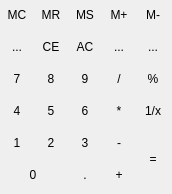
         <widget class="QWidget" name="wgtStandard" native="true">
          <property name="sizePolicy">
           <sizepolicy hsizetype="Fixed" vsizetype="Fixed">
            <horstretch>0</horstretch>
            <verstretch>0</verstretch>
           </sizepolicy>
          </property>
          <property name="minimumSize">
           <size>
            <width>172</width>
            <height>194</height>
           </size>
          </property>
          <property name="maximumSize">
           <size>
            <width>172</width>
            <height>194</height>
           </size>
          </property>
          <property name="styleSheet">
           <string notr="true">QToolButton
{
	border: flat;
	background-image: url(:/Calculator/Resources/Images/calculator/keyBgrd_Normal.png);
}
QToolButton:hover
{
	border: flat;
	background-image: url(:/Calculator/Resources/Images/calculator/keyBackground.png);
}</string>
          </property>
          <layout class="QGridLayout" name="gridLayout">
           <property name="margin">
            <number>0</number>
           </property>
           <property name="spacing">
            <number>2</number>
           </property>
           <item row="4" column="4" rowspan="2">
            <widget class="QToolButton" name="toolButton_26">
             <property name="sizePolicy">
              <sizepolicy hsizetype="Fixed" vsizetype="Fixed">
               <horstretch>0</horstretch>
               <verstretch>0</verstretch>
              </sizepolicy>
             </property>
             <property name="minimumSize">
              <size>
               <width>30</width>
               <height>62</height>
              </size>
             </property>
             <property name="maximumSize">
              <size>
               <width>30</width>
               <height>62</height>
              </size>
             </property>
             <property name="text">
              <string>=</string>
             </property>
             <property name="iconSize">
              <size>
               <width>90</width>
               <height>90</height>
              </size>
             </property>
            </widget>
           </item>
           <item row="5" column="0" colspan="2">
            <widget class="QToolButton" name="toolButton_25">
             <property name="sizePolicy">
              <sizepolicy hsizetype="Fixed" vsizetype="Fixed">
               <horstretch>0</horstretch>
               <verstretch>0</verstretch>
              </sizepolicy>
             </property>
             <property name="minimumSize">
              <size>
               <width>62</width>
               <height>30</height>
              </size>
             </property>
             <property name="maximumSize">
              <size>
               <width>62</width>
               <height>30</height>
              </size>
             </property>
             <property name="text">
              <string>0</string>
             </property>
             <property name="iconSize">
              <size>
               <width>90</width>
               <height>90</height>
              </size>
             </property>
            </widget>
           </item>
           <item row="5" column="2">
            <widget class="QToolButton" name="toolButton_28">
             <property name="minimumSize">
              <size>
               <width>30</width>
               <height>30</height>
              </size>
             </property>
             <property name="maximumSize">
              <size>
               <width>30</width>
               <height>30</height>
              </size>
             </property>
             <property name="text">
              <string>.</string>
             </property>
             <property name="iconSize">
              <size>
               <width>90</width>
               <height>90</height>
              </size>
             </property>
            </widget>
           </item>
           <item row="5" column="3">
            <widget class="QToolButton" name="toolButton_27">
             <property name="minimumSize">
              <size>
               <width>30</width>
               <height>30</height>
              </size>
             </property>
             <property name="maximumSize">
              <size>
               <width>30</width>
               <height>30</height>
              </size>
             </property>
             <property name="text">
              <string>+</string>
             </property>
             <property name="iconSize">
              <size>
               <width>90</width>
               <height>90</height>
              </size>
             </property>
            </widget>
           </item>
           <item row="4" column="3">
            <widget class="QToolButton" name="toolButton_29">
             <property name="minimumSize">
              <size>
               <width>30</width>
               <height>30</height>
              </size>
             </property>
             <property name="maximumSize">
              <size>
               <width>30</width>
               <height>30</height>
              </size>
             </property>
             <property name="text">
              <string>-</string>
             </property>
             <property name="iconSize">
              <size>
               <width>90</width>
               <height>90</height>
              </size>
             </property>
            </widget>
           </item>
           <item row="4" column="2">
            <widget class="QToolButton" name="toolButton_38">
             <property name="minimumSize">
              <size>
               <width>30</width>
               <height>30</height>
              </size>
             </property>
             <property name="maximumSize">
              <size>
               <width>30</width>
               <height>30</height>
              </size>
             </property>
             <property name="text">
              <string>3</string>
             </property>
             <property name="iconSize">
              <size>
               <width>90</width>
               <height>90</height>
              </size>
             </property>
            </widget>
           </item>
           <item row="4" column="1">
            <widget class="QToolButton" name="toolButton_37">
             <property name="minimumSize">
              <size>
               <width>30</width>
               <height>30</height>
              </size>
             </property>
             <property name="maximumSize">
              <size>
               <width>30</width>
               <height>30</height>
              </size>
             </property>
             <property name="text">
              <string>2</string>
             </property>
             <property name="iconSize">
              <size>
               <width>90</width>
               <height>90</height>
              </size>
             </property>
            </widget>
           </item>
           <item row="4" column="0">
            <widget class="QToolButton" name="toolButton_36">
             <property name="minimumSize">
              <size>
               <width>30</width>
               <height>30</height>
              </size>
             </property>
             <property name="maximumSize">
              <size>
               <width>30</width>
               <height>30</height>
              </size>
             </property>
             <property name="text">
              <string>1</string>
             </property>
             <property name="iconSize">
              <size>
               <width>90</width>
               <height>90</height>
              </size>
             </property>
            </widget>
           </item>
           <item row="3" column="4">
            <widget class="QToolButton" name="toolButton_35">
             <property name="minimumSize">
              <size>
               <width>30</width>
               <height>30</height>
              </size>
             </property>
             <property name="maximumSize">
              <size>
               <width>30</width>
               <height>30</height>
              </size>
             </property>
             <property name="text">
              <string>1/x</string>
             </property>
             <property name="iconSize">
              <size>
               <width>90</width>
               <height>90</height>
              </size>
             </property>
            </widget>
           </item>
           <item row="2" column="2">
            <widget class="QToolButton" name="toolButton_34">
             <property name="minimumSize">
              <size>
               <width>30</width>
               <height>30</height>
              </size>
             </property>
             <property name="maximumSize">
              <size>
               <width>30</width>
               <height>30</height>
              </size>
             </property>
             <property name="text">
              <string>9</string>
             </property>
             <property name="iconSize">
              <size>
               <width>90</width>
               <height>90</height>
              </size>
             </property>
            </widget>
           </item>
           <item row="1" column="1">
            <widget class="QToolButton" name="toolButton_33">
             <property name="minimumSize">
              <size>
               <width>30</width>
               <height>30</height>
              </size>
             </property>
             <property name="maximumSize">
              <size>
               <width>30</width>
               <height>30</height>
              </size>
             </property>
             <property name="text">
              <string>CE</string>
             </property>
             <property name="iconSize">
              <size>
               <width>90</width>
               <height>90</height>
              </size>
             </property>
            </widget>
           </item>
           <item row="0" column="0">
            <widget class="QToolButton" name="toolButton_32">
             <property name="minimumSize">
              <size>
               <width>30</width>
               <height>30</height>
              </size>
             </property>
             <property name="maximumSize">
              <size>
               <width>30</width>
               <height>30</height>
              </size>
             </property>
             <property name="text">
              <string>MC</string>
             </property>
             <property name="iconSize">
              <size>
               <width>90</width>
               <height>90</height>
              </size>
             </property>
            </widget>
           </item>
           <item row="0" column="1">
            <widget class="QToolButton" name="toolButton_42">
             <property name="minimumSize">
              <size>
               <width>30</width>
               <height>30</height>
              </size>
             </property>
             <property name="maximumSize">
              <size>
               <width>30</width>
               <height>30</height>
              </size>
             </property>
             <property name="text">
              <string>MR</string>
             </property>
             <property name="iconSize">
              <size>
               <width>90</width>
               <height>90</height>
              </size>
             </property>
            </widget>
           </item>
           <item row="0" column="2">
            <widget class="QToolButton" name="toolButton_41">
             <property name="minimumSize">
              <size>
               <width>30</width>
               <height>30</height>
              </size>
             </property>
             <property name="maximumSize">
              <size>
               <width>30</width>
               <height>30</height>
              </size>
             </property>
             <property name="text">
              <string>MS</string>
             </property>
             <property name="iconSize">
              <size>
               <width>90</width>
               <height>90</height>
              </size>
             </property>
            </widget>
           </item>
           <item row="0" column="3">
            <widget class="QToolButton" name="toolButton_40">
             <property name="minimumSize">
              <size>
               <width>30</width>
               <height>30</height>
              </size>
             </property>
             <property name="maximumSize">
              <size>
               <width>30</width>
               <height>30</height>
              </size>
             </property>
             <property name="text">
              <string>M+</string>
             </property>
             <property name="iconSize">
              <size>
               <width>90</width>
               <height>90</height>
              </size>
             </property>
            </widget>
           </item>
           <item row="0" column="4">
            <widget class="QToolButton" name="toolButton_39">
             <property name="minimumSize">
              <size>
               <width>30</width>
               <height>30</height>
              </size>
             </property>
             <property name="maximumSize">
              <size>
               <width>30</width>
               <height>30</height>
              </size>
             </property>
             <property name="text">
              <string>M-</string>
             </property>
             <property name="iconSize">
              <size>
               <width>90</width>
               <height>90</height>
              </size>
             </property>
            </widget>
           </item>
           <item row="1" column="4">
            <widget class="QToolButton" name="toolButton_31">
             <property name="minimumSize">
              <size>
               <width>30</width>
               <height>30</height>
              </size>
             </property>
             <property name="maximumSize">
              <size>
               <width>30</width>
               <height>30</height>
              </size>
             </property>
             <property name="text">
              <string>...</string>
             </property>
             <property name="icon">
              <iconset resource="../../../../projects/Library/Gui/Gui.qrc">
               <normaloff>:/Calculator/Resources/Images/calculator/keySqrt.png</normaloff>:/Calculator/Resources/Images/calculator/keySqrt.png</iconset>
             </property>
             <property name="iconSize">
              <size>
               <width>15</width>
               <height>15</height>
              </size>
             </property>
            </widget>
           </item>
           <item row="2" column="4">
            <widget class="QToolButton" name="toolButton_30">
             <property name="minimumSize">
              <size>
               <width>30</width>
               <height>30</height>
              </size>
             </property>
             <property name="maximumSize">
              <size>
               <width>30</width>
               <height>30</height>
              </size>
             </property>
             <property name="text">
              <string>%</string>
             </property>
             <property name="iconSize">
              <size>
               <width>90</width>
               <height>90</height>
              </size>
             </property>
            </widget>
           </item>
           <item row="3" column="3">
            <widget class="QToolButton" name="toolButton_49">
             <property name="minimumSize">
              <size>
               <width>30</width>
               <height>30</height>
              </size>
             </property>
             <property name="maximumSize">
              <size>
               <width>30</width>
               <height>30</height>
              </size>
             </property>
             <property name="text">
              <string>*</string>
             </property>
             <property name="iconSize">
              <size>
               <width>90</width>
               <height>90</height>
              </size>
             </property>
            </widget>
           </item>
           <item row="2" column="3">
            <widget class="QToolButton" name="toolButton_48">
             <property name="minimumSize">
              <size>
               <width>30</width>
               <height>30</height>
              </size>
             </property>
             <property name="maximumSize">
              <size>
               <width>30</width>
               <height>30</height>
              </size>
             </property>
             <property name="text">
              <string>/</string>
             </property>
             <property name="iconSize">
              <size>
               <width>90</width>
               <height>90</height>
              </size>
             </property>
            </widget>
           </item>
           <item row="1" column="3">
            <widget class="QToolButton" name="toolButton_47">
             <property name="minimumSize">
              <size>
               <width>30</width>
               <height>30</height>
              </size>
             </property>
             <property name="maximumSize">
              <size>
               <width>30</width>
               <height>30</height>
              </size>
             </property>
             <property name="text">
              <string>...</string>
             </property>
             <property name="icon">
              <iconset resource="../../../../projects/Library/Gui/Gui.qrc">
               <normaloff>:/Calculator/Resources/Images/calculator/keyPlusMinus.png</normaloff>:/Calculator/Resources/Images/calculator/keyPlusMinus.png</iconset>
             </property>
             <property name="iconSize">
              <size>
               <width>25</width>
               <height>25</height>
              </size>
             </property>
            </widget>
           </item>
           <item row="1" column="2">
            <widget class="QToolButton" name="toolButton_46">
             <property name="minimumSize">
              <size>
               <width>30</width>
               <height>30</height>
              </size>
             </property>
             <property name="maximumSize">
              <size>
               <width>30</width>
               <height>30</height>
              </size>
             </property>
             <property name="text">
              <string>AC</string>
             </property>
             <property name="iconSize">
              <size>
               <width>90</width>
               <height>90</height>
              </size>
             </property>
            </widget>
           </item>
           <item row="3" column="2">
            <widget class="QToolButton" name="toolButton_54">
             <property name="minimumSize">
              <size>
               <width>30</width>
               <height>30</height>
              </size>
             </property>
             <property name="maximumSize">
              <size>
               <width>30</width>
               <height>30</height>
              </size>
             </property>
             <property name="text">
              <string>6</string>
             </property>
             <property name="iconSize">
              <size>
               <width>90</width>
               <height>90</height>
              </size>
             </property>
            </widget>
           </item>
           <item row="3" column="1">
            <widget class="QToolButton" name="toolButton_53">
             <property name="minimumSize">
              <size>
               <width>30</width>
               <height>30</height>
              </size>
             </property>
             <property name="maximumSize">
              <size>
               <width>30</width>
               <height>30</height>
              </size>
             </property>
             <property name="text">
              <string>5</string>
             </property>
             <property name="iconSize">
              <size>
               <width>90</width>
               <height>90</height>
              </size>
             </property>
            </widget>
           </item>
           <item row="2" column="1">
            <widget class="QToolButton" name="toolButton_52">
             <property name="minimumSize">
              <size>
               <width>30</width>
               <height>30</height>
              </size>
             </property>
             <property name="maximumSize">
              <size>
               <width>30</width>
               <height>30</height>
              </size>
             </property>
             <property name="text">
              <string>8</string>
             </property>
             <property name="iconSize">
              <size>
               <width>90</width>
               <height>90</height>
              </size>
             </property>
            </widget>
           </item>
           <item row="3" column="0">
            <widget class="QToolButton" name="toolButton_51">
             <property name="minimumSize">
              <size>
               <width>30</width>
               <height>30</height>
              </size>
             </property>
             <property name="maximumSize">
              <size>
               <width>30</width>
               <height>30</height>
              </size>
             </property>
             <property name="text">
              <string>4</string>
             </property>
             <property name="iconSize">
              <size>
               <width>90</width>
               <height>90</height>
              </size>
             </property>
            </widget>
           </item>
           <item row="2" column="0">
            <widget class="QToolButton" name="toolButton_50">
             <property name="minimumSize">
              <size>
               <width>30</width>
               <height>30</height>
              </size>
             </property>
             <property name="maximumSize">
              <size>
               <width>30</width>
               <height>30</height>
              </size>
             </property>
             <property name="text">
              <string>7</string>
             </property>
             <property name="iconSize">
              <size>
               <width>90</width>
               <height>90</height>
              </size>
             </property>
            </widget>
           </item>
           <item row="1" column="0">
            <widget class="QToolButton" name="toolButton_45">
             <property name="minimumSize">
              <size>
               <width>30</width>
               <height>30</height>
              </size>
             </property>
             <property name="maximumSize">
              <size>
               <width>30</width>
               <height>30</height>
              </size>
             </property>
             <property name="text">
              <string>...</string>
             </property>
             <property name="icon">
              <iconset resource="../../../../projects/Library/Gui/Gui.qrc">
               <normaloff>:/Calculator/Resources/Images/calculator/keyBackspace.png</normaloff>:/Calculator/Resources/Images/calculator/keyBackspace.png</iconset>
             </property>
             <property name="iconSize">
              <size>
               <width>25</width>
               <height>25</height>
              </size>
             </property>
            </widget>
           </item>
          </layout>
         </widget>
